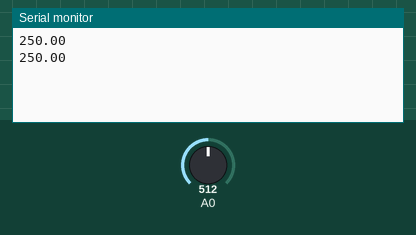
This sketch was run on a simulated Arduino Uno, built with avr-gcc and run on an emulated ATmega328P. Parts: the last lines printed to the serial monitor. The test bench sets the inputs (shaded band); at power-on: A0 = 512.

Above: at 1.8 s.
1.9 s: A0 set to 716
At 2.5 s:
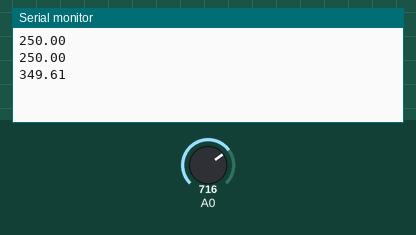
3.4 s: A0 set to 900
At 4.8 s:
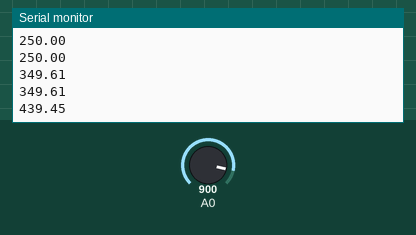
Timing chart, 0 to 6.4 s (numbered marks = the images above; inputs shaded):
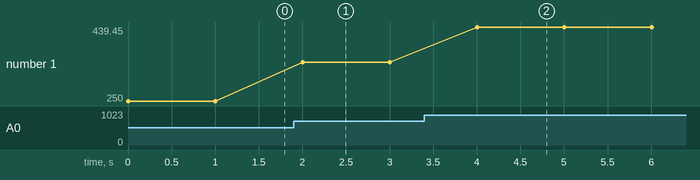

The sketch:

sketch_apr07c.ino
```cpp
void setup() {
  // put your setup code here, to run once:
  Serial.begin(9600);
}

void loop() {
  // put your main code here, to run repeatedly:
  int sensorValue = analogRead(A0);
  float millvolts = (sensorValue/1024.0) * 5000;
  float celsius = millvolts/10;
  Serial.println(celsius);
  delay(1000);
}
```

Measured:
- after the input at 1.9 s, the serial monitor: prints a new line after 0.10 s (image 1)
- after the input at 3.4 s, the serial monitor: prints a new line after 0.60 s (image 2)
- plotted number 1: 250 → 349.61 after the input at 1.9 s, 349.61 → 439.45 after the input at 3.4 s
